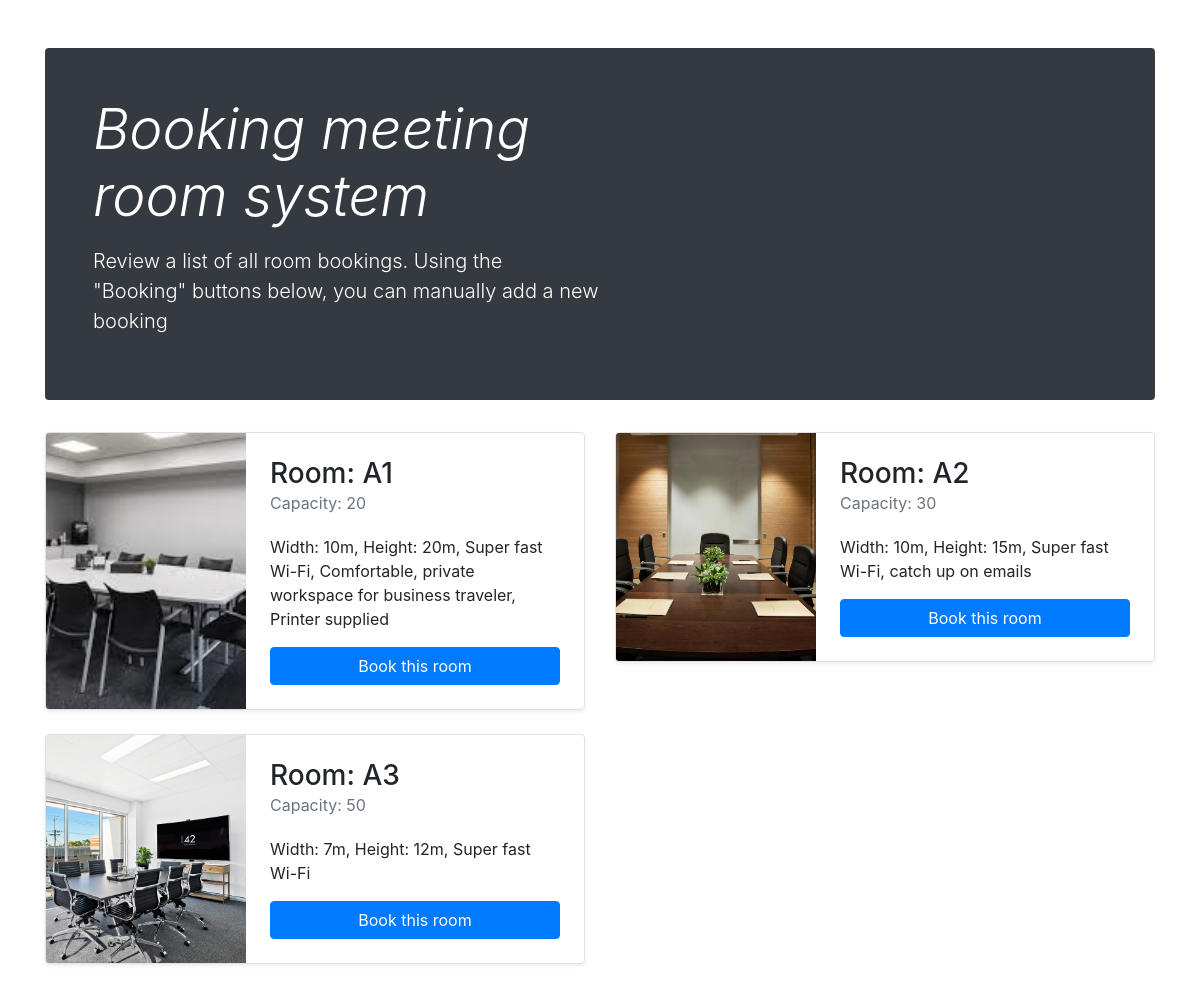
The page / on the database its author committed.
### tables this page shows
CREATE TABLE `rooms` (
  `id` int(11) NOT NULL,
  `name` varchar(100) NOT NULL,
  `capacity` int(11) DEFAULT NULL,
  `descriptions` text,
  `image` varchar(100) NOT NULL DEFAULT 'default.jpg',
  `status` tinyint(1) NOT NULL DEFAULT '1' COMMENT '0: inactive, 1: active'
);

### app/core/Controller.php (called while the page is built, shortened)
<?php
class Controller
{
  public function model($model)
  {
    return new $model;
  }
  public function view($view, $data = [])
  {
    require_once './app/views/' . $view . '.php';
  }
}

### app/controllers/HomeController.php (called while the page is built, shortened)
<?php
class HomeController extends Controller
{
  public function index()
  {
    $rooms = $this->model('Room');
    $slots = $this->model('Slot');
    $this->view('client/layouts/master', [
      'page'  => '/home/index',
      'rooms' => $rooms->getRooms(1),
      'slots' => $slots->getSlots()
    ]);
  }
}

### app/core/App.php (called while the page is built, shortened)
<?php
class App
{
  protected $action = 'index';
  function __construct()
  {
    $arr  = $this->urlProcess();
    if (file_exists('./app/controllers/' . ucfirst($arr[0]) . 'Controller.php')) {
      $this->controller = ucfirst($arr[0]) . 'Controller';
    }
    unset($arr[0]);
    $this->controller  = new $this->controller;
    if (isset($arr[1])) {
      if (method_exists($this->controller, $arr[1])) {
        $this->action = ucfirst($arr[1]);
      }
      unset($arr[1]);
    }
    $this->params = $arr ? array_values($arr) : [];
    call_user_func_array([$this->controller, $this->action], $this->params);
  }
  function urlProcess()
  {
    if (isset($_GET['url'])) {
      return explode('/', trim($_GET['url'], '/'));
    }else {
      return ['Home', 'index'];
    }
  }
}

### index.php (called while the page is built, shortened)
<?php
  $myApp = new App;

### app/core/Database.php (called while the page is built, shortened)
<?php
class Database
{
  protected $servername = DB_HOST;
  protected $username   = DB_USER;
  protected $password   = DB_PASS;
  protected $dbname     = DB_NAME;
  public function __construct()
  {
    $this->connection = new mysqli($this->servername, $this->username, $this->password, $this->dbname);
  }
}

### app/models/Room.php (called while the page is built, shortened)
<?php
class Room extends Database
{
  public $table = 'rooms';
  function getRooms($status = null)
  {
    if($status !== null){
      $sql = "SELECT * FROM " . $this->table . " WHERE status = $status";
    }else{
      $sql = "SELECT * FROM " . $this->table;
    }
    return $this->connection->query($sql);
  }
}

### app/views/client/layouts/master.php (shortened to what this page needs)
<!DOCTYPE html>
<html lang="en">
<head>
  <?php require_once 'css.php' ?>
</head>
<body>
  <div class="content">
    <?php include_once './app/views/client' . $data['page'] . '.php' ?>
  </div>
</body>
</html>

### app/views/client/layouts/css.php
<link rel="stylesheet" href="<?php echo ROOT_URL ?>/public/plugins/bootstrap-4.3.1/css/bootstrap.min.css">
<link rel="stylesheet" href="<?php echo ROOT_URL ?>/public/plugins/toastr/toastr.min.css">
<link rel="stylesheet" href="<?php echo ROOT_URL ?>/public/plugins/daterangepicker/daterangepicker.css">
<link rel="stylesheet" href="<?php echo ROOT_URL ?>/public/dist/css/main.css">

### app/views/client/home/index.php (shortened to what this page needs)
<div class="container mt-5">
  <div class="jumbotron p-4 p-md-5 text-white rounded bg-dark">
    <div class="col-md-6 px-0">
      <h1 class="display-4 font-italic">Booking meeting room system</h1>
      <p class="lead my-3">Review a list of all room bookings. Using the "Booking" buttons below, you can manually add a new booking</p>
    </div>
  </div>
  <div class="row mb-2">
    <?php include_once '_rooms.php' ?>
  </div>
</div>

### app/views/client/home/_rooms.php
<?php
if ($data['rooms']->num_rows > 0) {
  while ($room = $data['rooms']->fetch_assoc()) {
    ?>
    <div class="col-md-6 room-inner">
      <div class="row no-gutters border rounded overflow-hidden flex-md-row mb-4 shadow-sm h-md-250 position-relative">
        <div class="col-auto d-none d-lg-block">
          <img src="<?php echo ROOT_URL ?>/public/images/uploads/<?php echo $room['image'] ?>" alt="">
        </div>
        <div class="col p-4 d-flex flex-column position-static">
          <h3 class="mb-0">Room: <?php echo $room['name'] ?></h3>
          <div class="mb-1 text-muted">Capacity: <?php echo $room['capacity'] ?></div>
          <p class="mb-auto py-3"><?php echo $room['descriptions'] ?></p>
          <button
            class="btn btn-primary"
            data-toggle="modal"
            data-target=".modal-booking"
            data-id="<?php echo $room['id'] ?>"
            data-room="<?php echo $room['name'] ?>"
          >Book this room</button>
        </div>
      </div>
    </div>
<?php
  }
}
?>

### rows shown on the page
rooms: image (picture), name "A1", capacity "20", descriptions "Width: 10m, Height: 20m, Super fast Wi-Fi, Comfortable, private workspace for business traveler, Printer supplied"
rooms: image (picture), name "A2", capacity "30", descriptions "Width: 10m, Height: 15m, Super fast Wi-Fi, catch up on emails"
rooms: image (picture), name "A3", capacity "50", descriptions "Width: 7m, Height: 12m, Super fast Wi-Fi"
